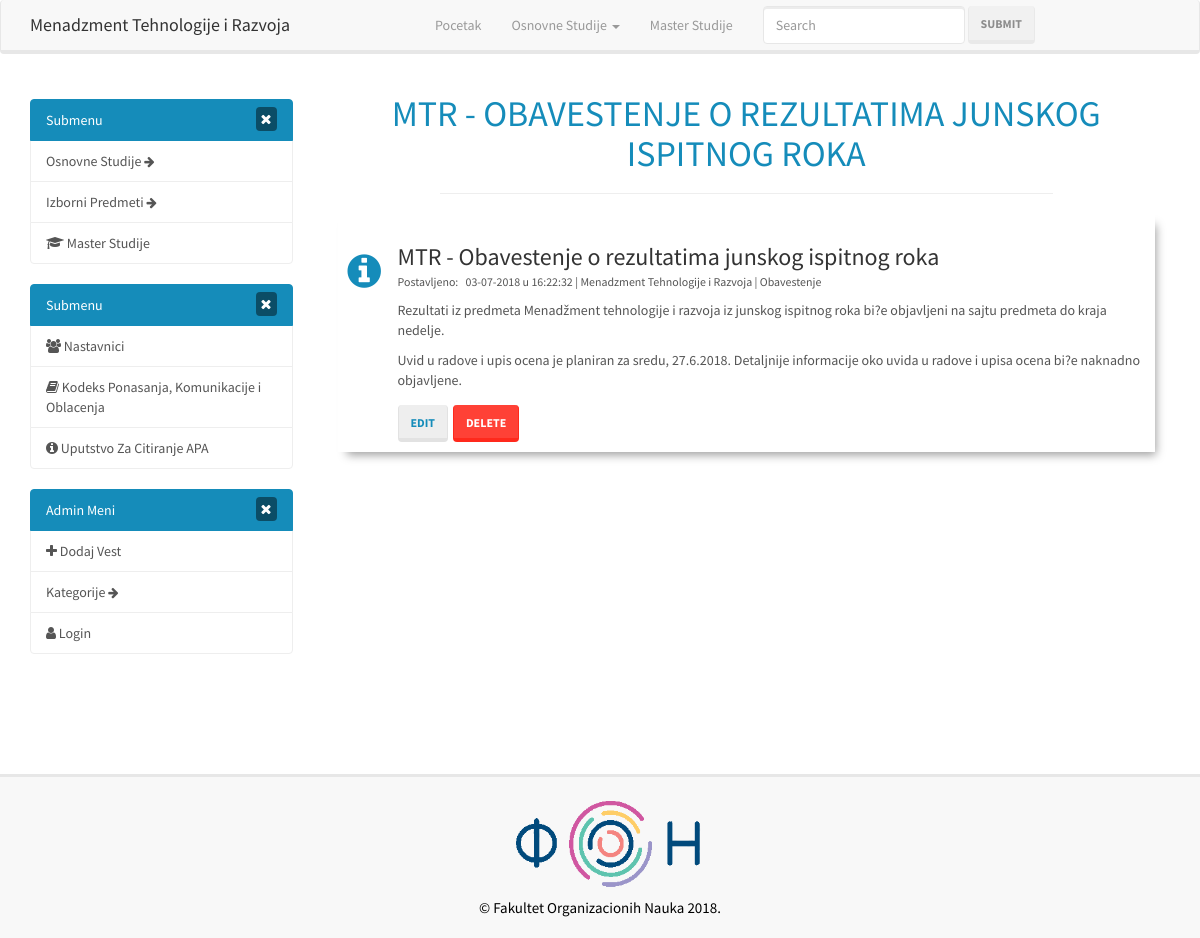
Screenshot of /vesti/MTR-Obavestenje-o-rezultatima-junskog-ispitnog-roka with the database file from the repository.
### tables this page shows
CREATE TABLE `posts` (
  `id` int(11) NOT NULL AUTO_INCREMENT,
  `category_id` int(11) NOT NULL,
  `user_id` int(11) NOT NULL,
  `test` tinyint(1) NOT NULL DEFAULT '0',
  `deleted` tinyint(1) NOT NULL DEFAULT '0',
  `edited` tinyint(1) NOT NULL DEFAULT '0',
  `title` varchar(255) NOT NULL,
  `slug` varchar(255) NOT NULL,
  `body` text NOT NULL,
  `edit_backup` text NOT NULL,
  `post_file` varchar(255) NOT NULL,
  `created_at` text NOT NULL,
  `deleted_at` text NOT NULL,
  `edited_at` text NOT NULL,
  PRIMARY KEY (`id`)
);

### application/controllers/Posts.php (called while the page is built, shortened)
<?php
	class Posts extends CI_Controller{
		public function view($slug = NULL){
      $slug = urldecode($slug);
			$this->post_model->show_edited_posts_test();
			$this->post_model->delete_all_test_posts();
			$this->post_model->retrieve_test_deleted_posts();
			$data['post'] = $this->post_model->get_posts($slug);
			$data['title'] = $data['post']['title'];
			$this->load->view('templates/header');
			$this->load->view('posts/view', $data);
			$this->load->view('templates/footer');
		}
	}
?>

### index.php (called while the page is built, shortened)
<?php
require_once BASEPATH.'core/CodeIgniter.php';

### application/models/Post_model.php (called while the page is built, shortened)
<?php
	class Post_model extends CI_Model{
		public function get_posts($slug = FALSE){
			$query = $this->db->get_where('posts', array('slug' => $slug));
			return $query->row_array();
		}
	}
?>

### application/views/posts/view.php (the view, shortened to what this page needs)
<div class="container">
  <div class="row">
<div class="col-sm-8 col-md-9">
  <section id="what-we-do">
      <div class="container-fluid">
        <h2 class="section-title mb-2 h1"><?= $title; ?></h2>
        <hr class="title-hr">
        <div class="row mt-5">
          <div class="col-md-12">
            <div class="card">
              <?php
                $category_id = $post['category_id'];
                $sql = "SELECT deleted FROM categories WHERE id = $category_id";
                $query = $this->db->query($sql);
                $category = $query->row_array();
                $deleted = $category['deleted'];
                if($post['category_id'] == 1){
                  $class = 'vest';
                  $category = "Vest";
                }else if($post['category_id'] == 2){
                  $class = "obavestenje";
                  $category = "Obavestenje";
                }else if($post['category_id'] == 0 || $deleted){
                  $class = 'uncategorised';
                  $category = "Uncategorised";
                }
              ?>
              <div class="card-block block-1 <?php echo $class; ?>">
                <h3 class="card-title"><?php echo $post['title']; ?></h3>
                <small>
                	Postavljeno: &nbsp;
                	<?php
	                	echo strtok($post['created_at'],  ' ');
	              	  $fullDate = $post['created_at'];
										$findme   = ' ';
										$pos = strpos($fullDate, $findme);
										$time = substr($post['created_at'], $pos);
                	?>
                	u <?php echo $time; ?> | Menadzment Tehnologije i Razvoja | <?php echo $category; ?>
                </small>
                <div class="card-text" style="margin-bottom: 1.5rem;">
                  <div class="content">
                    <?php
                      $string = $post['body'];
                      $string = preg_replace('#<script(.*?)>(.*?)</script>#is', '', $string);
                      echo $string;
                    ?>
                  </div>
                </div>
                <a href="azuriraj/<?php echo $post['slug']; ?>" class="btn btn-default pull-left no-underline" style="margin-right: .5rem;">Edit</a>
                <input type="submit" class="btn btn-danger" data-target="#deletePostModal<?php echo $post['id']; ?>" data-toggle="modal" value="Delete">
              </div>
            </div>
          </div>
        </div>
      </div>
    </section>
  </div>
  </div>
</div>

### assets/css/style.css (style rules this page uses)
.no-underline { text-decoration: none !important; }
.title-hr { width: 75%; }
section .section-title { text-align:center; color: rgb(21,140,186); text-transform:uppercase; }
#what-we-do { background:#ffffff; }
#what-we-do .card { padding: 1rem!important; background-color: #fff; border: none; margin-bottom: 2rem; -webkit-transition: .5s all ease; -moz-transition: .5s all ease; transition: .5s all ease; }
#what-we-do .card { -webkit-box-shadow: 5px 7px 9px -4px rgb(158, 158, 158); -moz-box-shadow: 5px 7px 9px -4px rgb(158, 158, 158); box-shadow: 5px 7px 9px -4px rgb(158, 158, 158); }
#what-we-do .card .card-block { padding-left: 50px; position: relative; }
#what-we-do .card .card-block a { color: rgb(21,140,186); font-weight:700; text-decoration: underline; }
#what-we-do .card .card-block:before { font-family: FontAwesome; position: absolute; font-size: 39px; color: rgb(21,140,186); left: 0; -webkit-transition: -webkit-transform .2s ease-in-out; transition:transform .2s ease-in-out; }
#what-we-do .card .obavestenje:before { content: "\f05a"; }
.card { word-wrap: break-word; }
.card-title { margin-bottom: .2rem; }
.card-text { margin-top: 1rem; margin-bottom: 1rem; }

### rows the page displays
posts: title "MTR - Obavestenje o rezultatima junskog ispitnog roka", created_at "03-07-2018", created_at "16:22:32", category "Obavestenje", body "Rezultati iz predmeta Menadžment tehnologije i razvoja iz junskog ispitnog roka bi?e objavljeni na sajtu predmeta do kraja nedelje. Uvid u radove i upis ocena je planiran za sredu, 27.6.2018. Detaljnije informacije oko uvida u radove i upisa ocena bi?e naknadno objavljene."

### other values shown
$title "MTR - OBAVESTENJE O REZULTATIMA JUNSKOG ISPITNOG ROKA"
